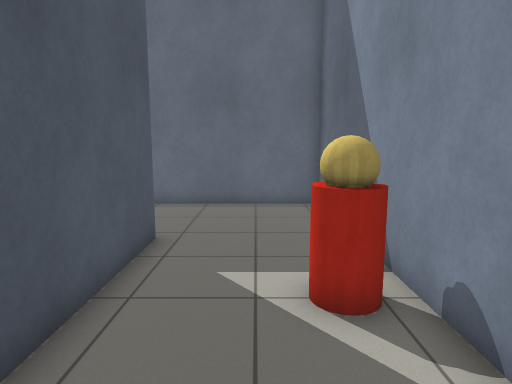
View 1 (above)

21 first-person views from a walk through a world built for the Gazebo simulator. The camera is 1.2 m above the floor, tilts 8° down and sees 75° across. The floor is counted in squares, 0.5 m on a side. Each view is taken from the middle of a square. On the plan, view 1 faces up. The plan holds only what a view shows up to about 19 squares ahead; the rest is blank.

View 2
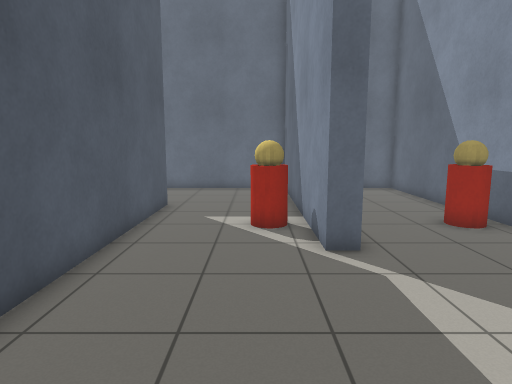

View 3
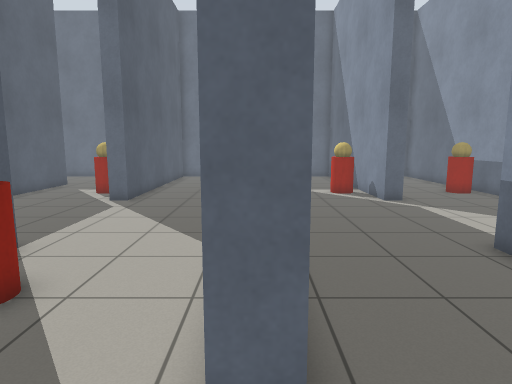

View 4
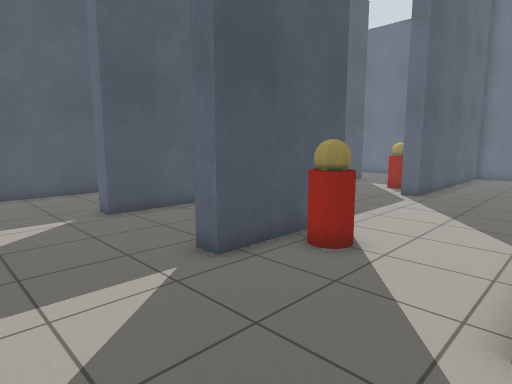

View 5
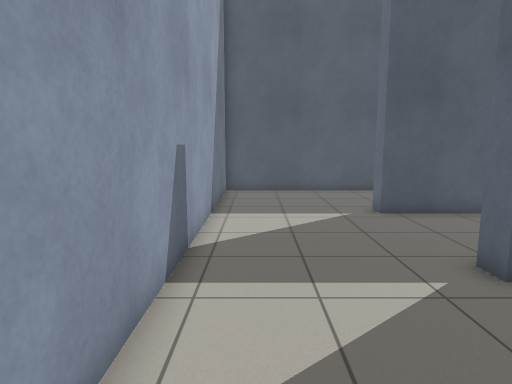

View 6
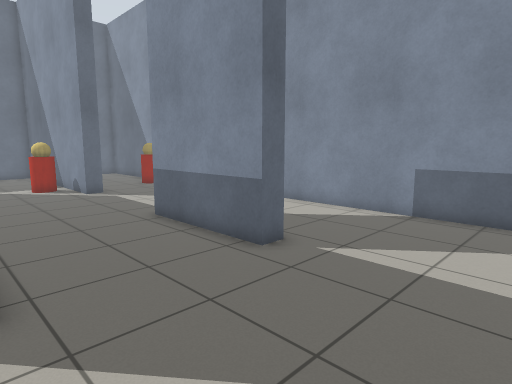

View 7
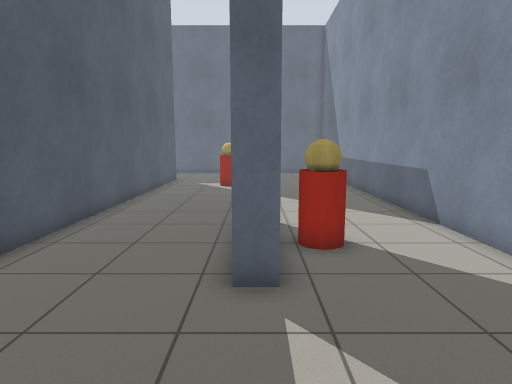

View 8
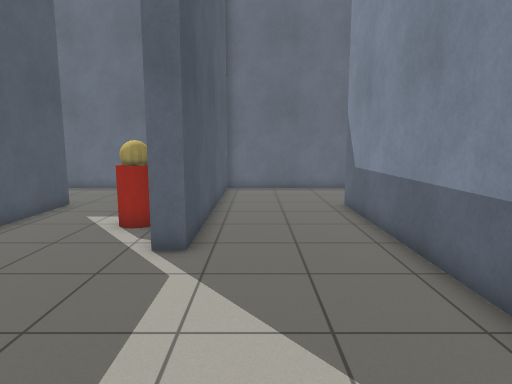

View 9
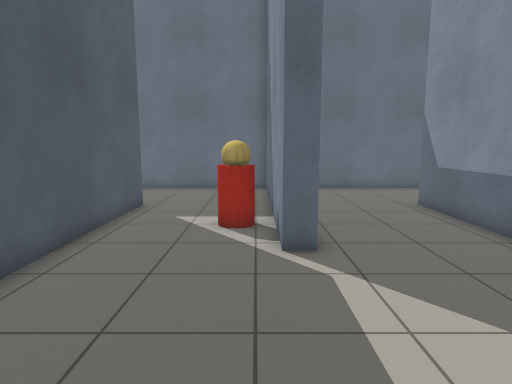

View 10
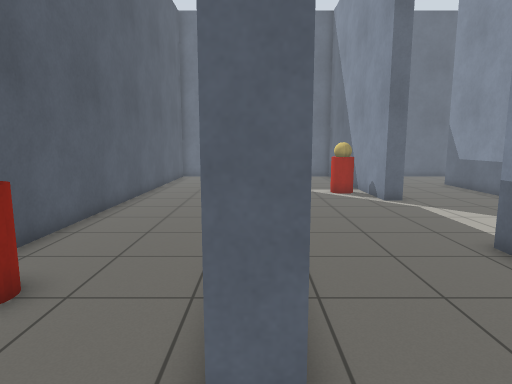

View 11
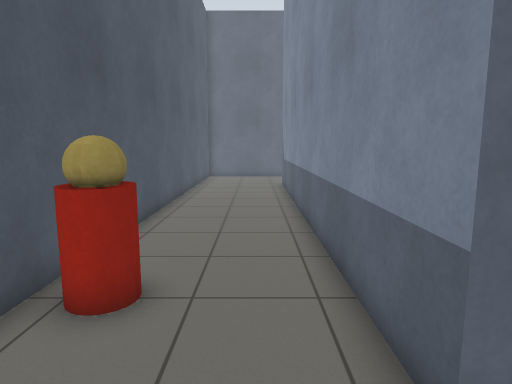

View 12
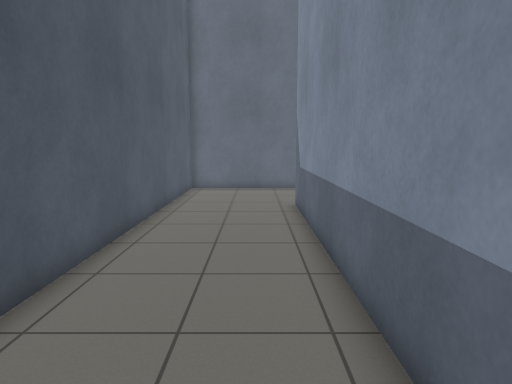

View 13
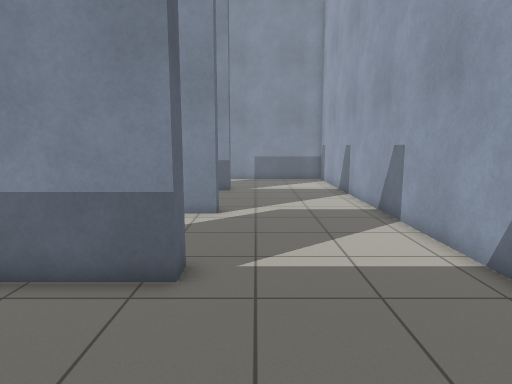

View 14
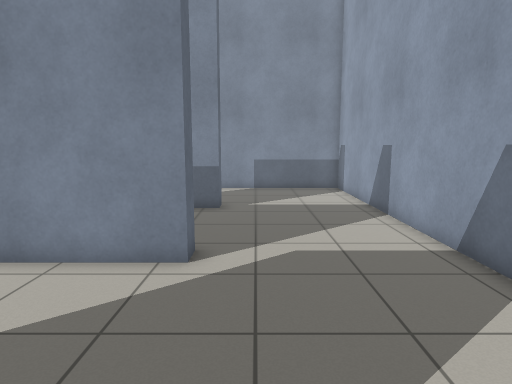

View 15
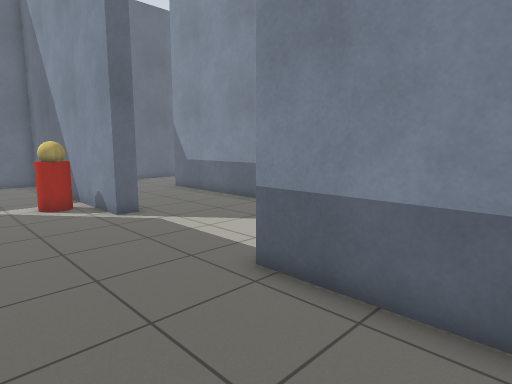

View 16
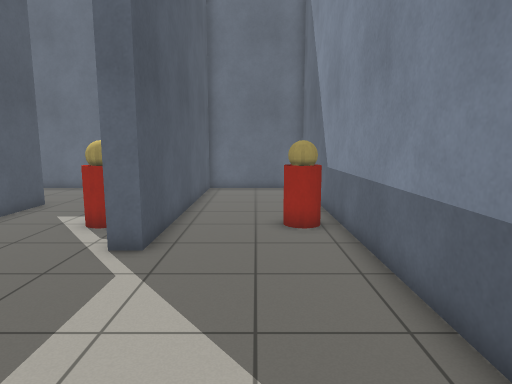

View 17
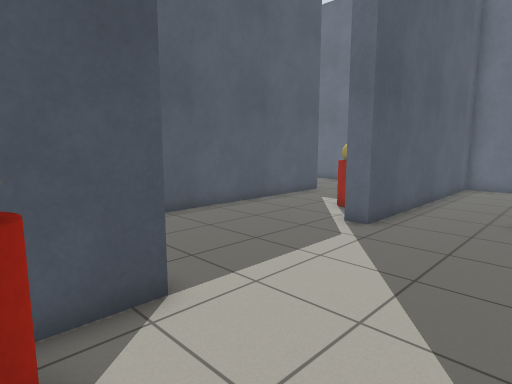

View 18
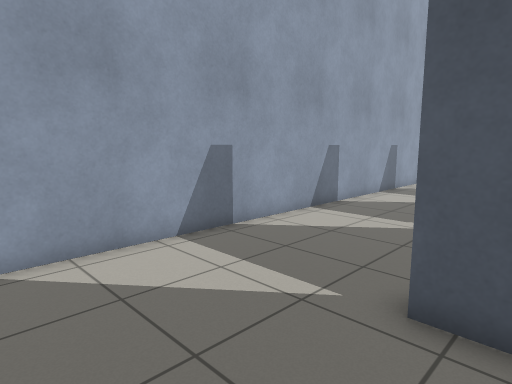

View 19
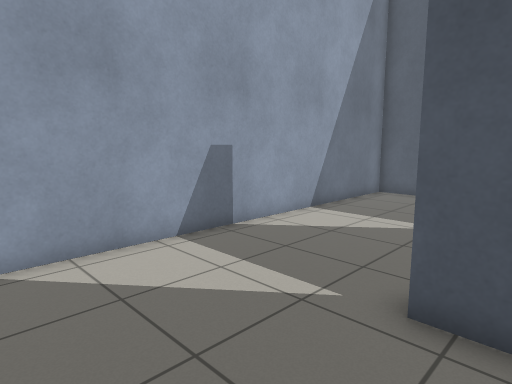

View 20
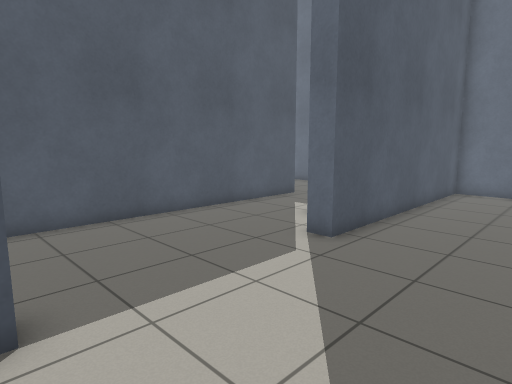

View 21
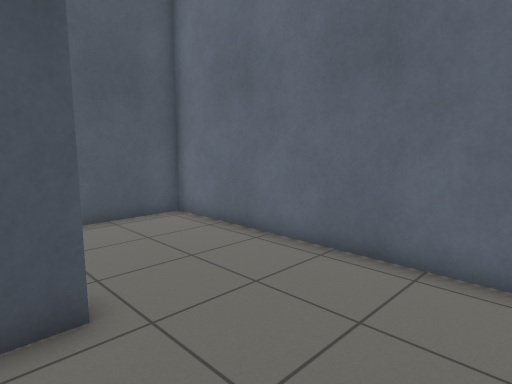

### Floor plan
Points are (right, up) in squares from view 1. A wall is a line through its corners. A room is listed if a view was taken in it or the views show most of it. See-through windows are left out.
Room 1 (views 1, 2, 3, 4, 5, 6, 7, 8, 9, 10, 11, 12, 13, 14, 15, 16, 17, 18, 19, 20, 21)
walls: (-3.4, -0.6) (-3.4, 8.5); (-8.6, -4.4) (-8.6, -9.6) (-9.4, -9.6) (-9.4, -4.4); (-8.6, 2.4) (-9.4, 2.4) (-9.4, 13.6) (-20.6, 13.6) (-20.6, -15.6) (8.6, -15.6) (8.6, 13.6) (3.4, 13.6) (3.4, 2.4) (2.6, 2.4) (2.6, 13.6) (-8.6, 13.6) (-8.6, 2.4); (-2.5, -9.6) (-3.4, -9.6) (-3.4, -5.8); (-14.6, -6) (-14.6, -9.6) (-15.4, -9.6) (-15.4, 8.5); (3.4, -4.4) (3.4, -6.5); (-2.6, 8.5) (-2.6, -8); (3.4, -8.4) (3.4, -9.6) (2.6, -9.6) (2.6, -4.4); (-14.6, 8.5) (-14.6, -3.6)
objects: other object (-20, -7) to (-19, -7); other object (-11, 5) to (-10, 5); other object (-8, -7) to (-7, -7); other object (1, 5) to (2, 5); other object (4, -7) to (5, -7); other object (7, 5) to (8, 5)

Where each view was taken, in squares from view 1:
view 1: 0 up, 0 right, facing up
view 2: 5 down, 1 right, facing up
view 3: 12 down, 3 left, facing up
view 4: 14 down, 3 left, facing up-left
view 5: 14 down, 3 left, facing left
view 6: 15 down, 3 left, facing up-right
view 7: 15 down, 3 right, facing up
view 8: 5 down, 7 left, facing up
view 9: 5 down, 10 left, facing up
view 10: 12 down, 15 left, facing up
view 11: 12 down, 17 left, facing up
view 12: 5 down, 17 left, facing up
view 13: 11 down, 15 left, facing right
view 14: 11 down, 10 left, facing right
view 15: 9 down, 14 left, facing up-right
view 16: 5 down, 6 right, facing up
view 17: 7 down, 8 right, facing up-left
view 18: 8 down, 8 right, facing down-left
view 19: 8 down, 4 left, facing down-left
view 20: 5 down, 4 left, facing up-left
view 21: 7 up, 10 left, facing up-left
